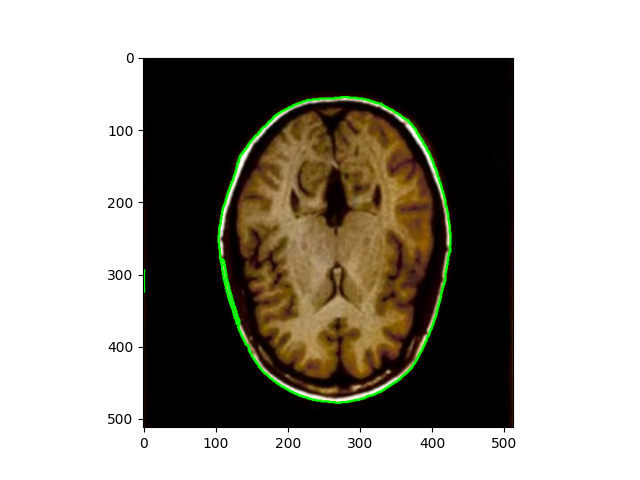
#> input picture img.png, 640 x 480 px
$ python -i hough_trial.py   (imports and definitions only)
#> lines starting #> are read from the running program, lines starting #| are printed output that depends on the picture; after the words box and inside, x2 and y2 are one past the last pixel; in counts of white or black regions, pixels touching at a corner belong together
import numpy as np
import cv2
import math


def draw_hough_elipses(path):
#> called with path = 'img.png'
    img = cv2.imread(path)
#> img is the input picture: shape (480, 640, 3); mean B, G, R 147.3, 155.9, 159.6
    img = cv2.resize(img,(512,512))
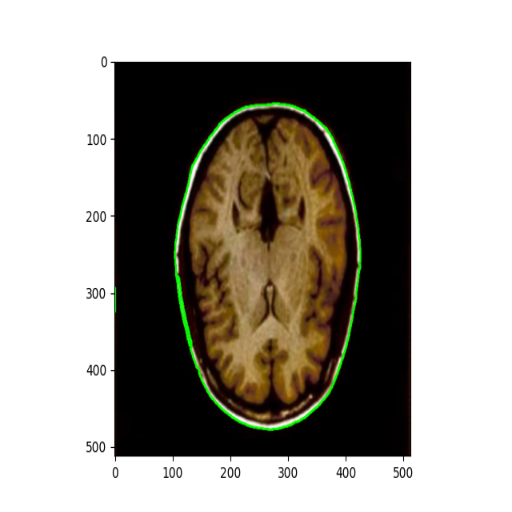
#> img: shape (512, 512, 3); mean B, G, R 147.3, 155.9, 159.6
    imgray = cv2.cvtColor(img, cv2.COLOR_BGR2GRAY)
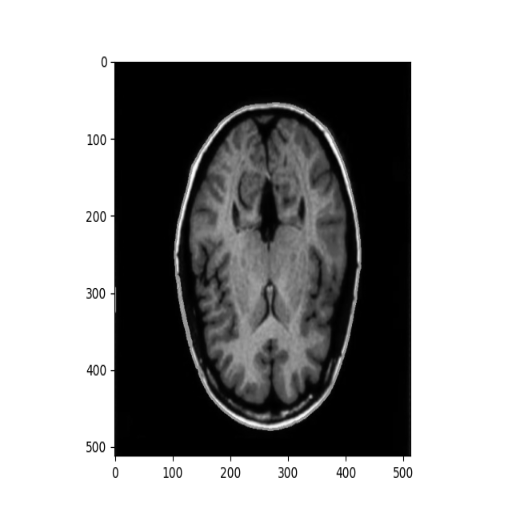
#> imgray: shape (512, 512); min 0, max 255, mean 156
    # ret , threshold = cv2.threshold(imgray,20,255,0)
    edges = cv2.Canny(imgray,100, 200)
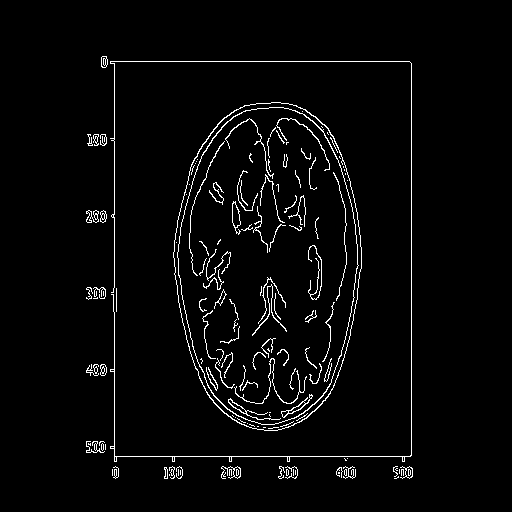
#> edges: shape (512, 512); 3.1% white in thin lines or dots, all inside (x1, y1, x2, y2) = (86, 56, 413, 479)

    contours, hierarchy = cv2.findContours(edges,cv2.RETR_EXTERNAL,cv2.CHAIN_APPROX_NONE)
#> contours = 48 contours, 37 with area under 20; largest, box (x1, y1, x2, y2) and area: (173, 102, 362, 431) 48620, (110, 61, 412, 462) 85, (221, 466, 241, 479) 70, (86, 210, 99, 223) 70, (400, 466, 413, 479) 66

    img= cv2.drawContours(img,contours,-1,(0,255,0),2)
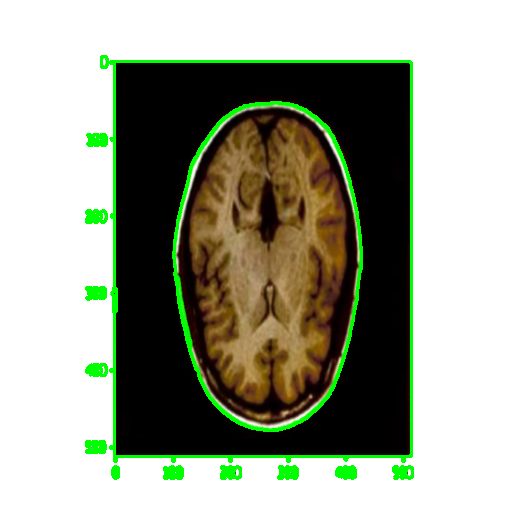
#> img: shape (512, 512, 3); 3.91% of pixels changed, all inside (x1, y1, x2, y2) = (85, 55, 414, 480)
    return img

>>> result = draw_hough_elipses('img.png')
